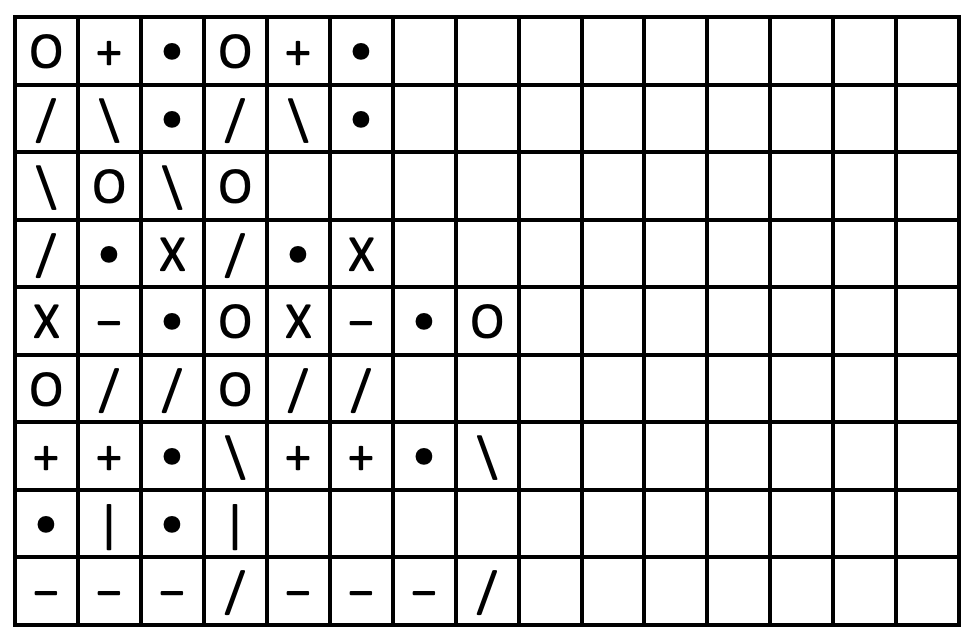
%> input picture COMS 575 – Computational Perception & Computer Vision/hw2/HW2/hw2_files/p1_search.png, 978 x 640 px
$ octave untitled.m   (GNU Octave 9; MATLAB toolbox functions it lacks are replaced by stand-ins)
%> lines starting %> are read from the running program, lines starting %| are printed output that depends on the picture; in (x1, y1, x2, y2) boxes, pixels count from 0 and x2, y2 are one past the last pixel; in counts of white or black regions, pixels touching at a corner belong together; the program's own positions count from 1

img=imread("p1_search.png");
%> img is the input picture: size 640x978x3 uint8; min 0, max 255, mean 219.1
imgb=im2bw( img,0.5);
%> imgb: size 640x978 logical; 85.9% white; 57 black regions, largest, box (x1, y1, x2, y2) and area: (13, 15, 961, 627) 74528, (31, 34, 61, 68) 458, (220, 34, 250, 68) 458
imgb=~imgb;
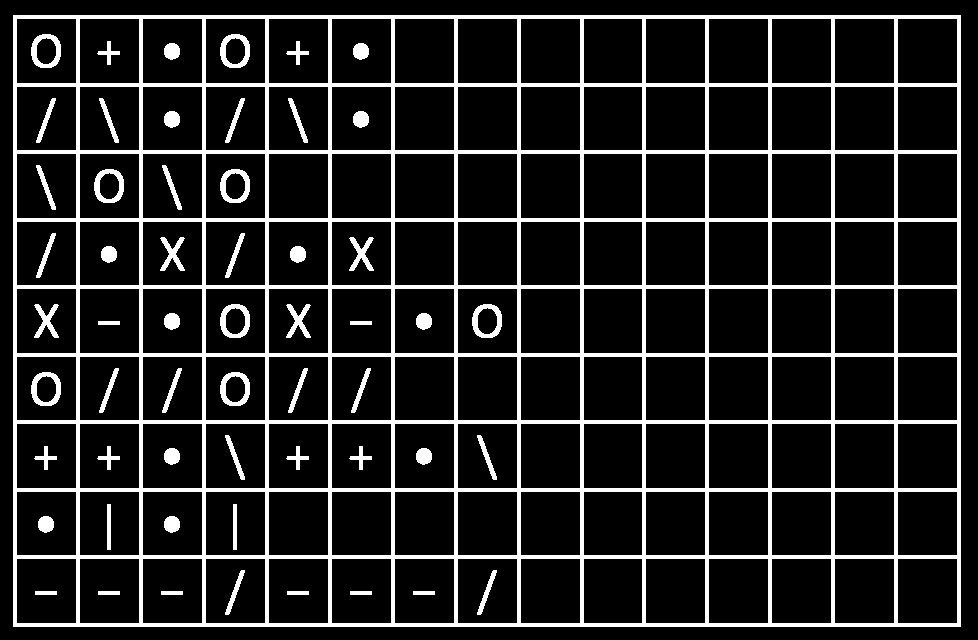
%> imgb: size 640x978 logical; 14.1% white; 57 white regions, largest, box (x1, y1, x2, y2) and area: (13, 15, 961, 627) 74528, (31, 34, 61, 68) 458, (220, 34, 250, 68) 458

[y,x] = find(imgb) ;
%> y = 87964 values from 16 to 627; x = 87964 values from 14 to 961
L = max(x)-min(x) ;
%> L = 947
B = max(y)-min(y) ;
%> B = 611
Icrop = imcrop(imgb,[min(x) min(y) L B]) ;
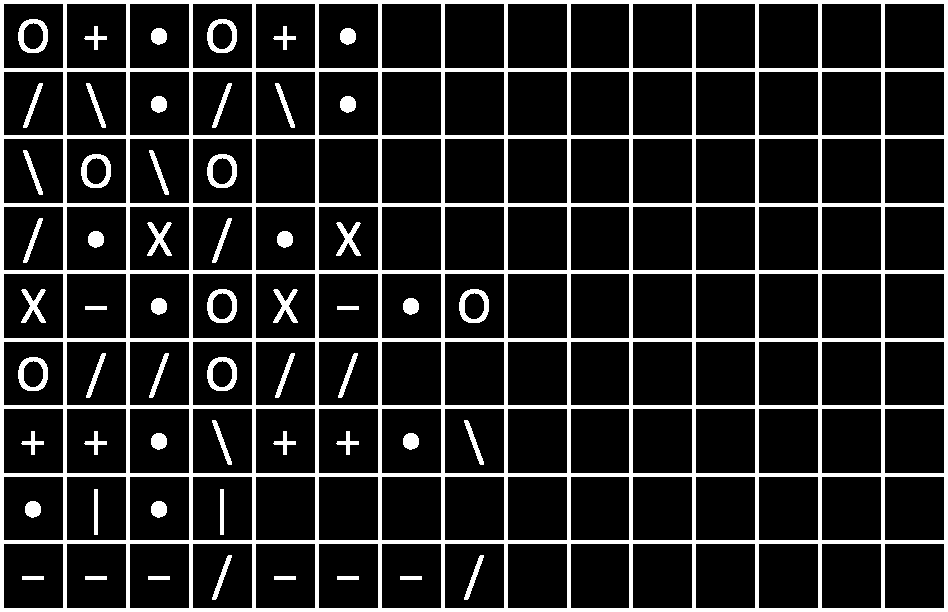
%> Icrop: size 612x948 logical; 15.2% white; 57 white regions, largest, box (x1, y1, x2, y2) and area: (0, 0, 948, 612) 74528, (18, 19, 48, 53) 458, (207, 19, 237, 53) 458
imshow(~Icrop);

$ run again, with COMS 575 – Computational Perception & Computer Vision/hw2/HW2/hw2_files/p3_search.png copied over COMS 575 – Computational Perception & Computer Vision/hw2/HW2/hw2_files/p1_search.png
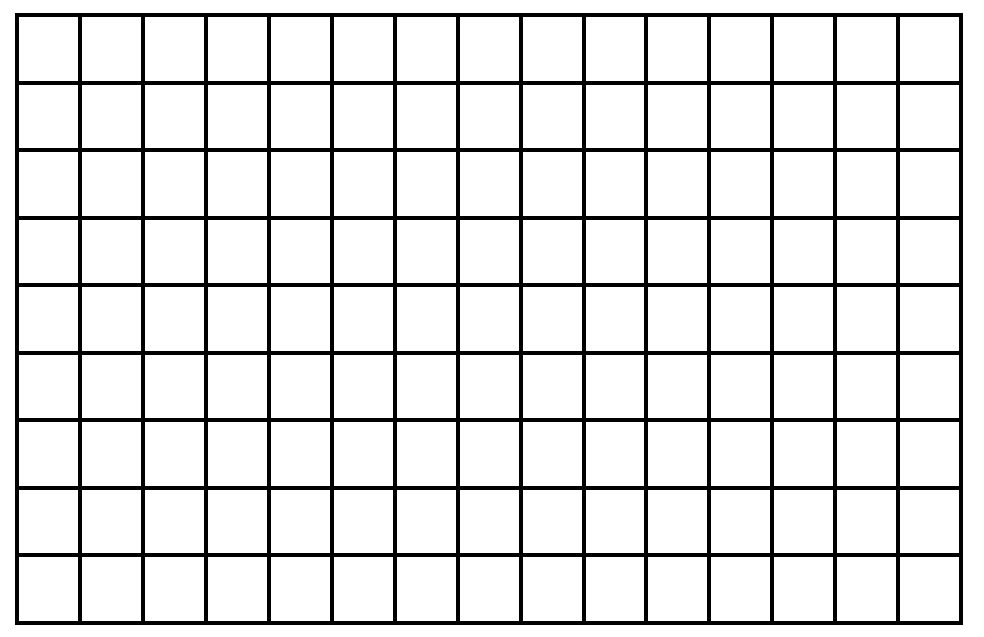
%> input picture COMS 575 – Computational Perception & Computer Vision/hw2/HW2/hw2_files/p3_search.png, 984 x 637 px
%> img is the input picture: size 637x984x3 uint8; 88.1% white; 1 black region, box (x1, y1, x2, y2) and area: (15, 13, 963, 625) 74528
%> y = 74528 values from 14 to 625; x = 74528 values from 16 to 963
%> L = 947
%> B = 611
%> `Icrop = imcrop(imgb,[min(x) min(y) L B]) ;`:
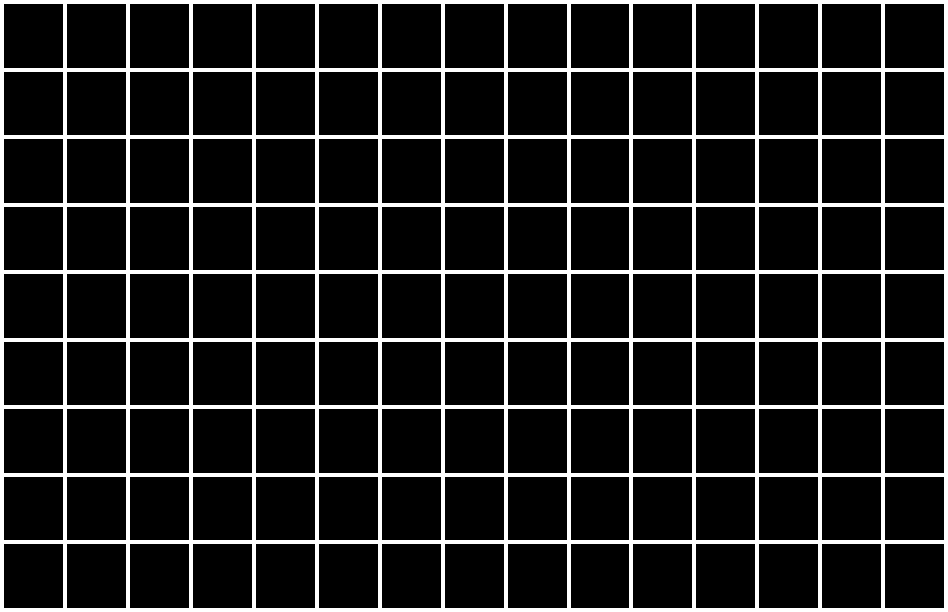
%> Icrop: size 612x948 logical; 12.8% white; 1 white region, box (x1, y1, x2, y2) and area: (0, 0, 948, 612) 74528
